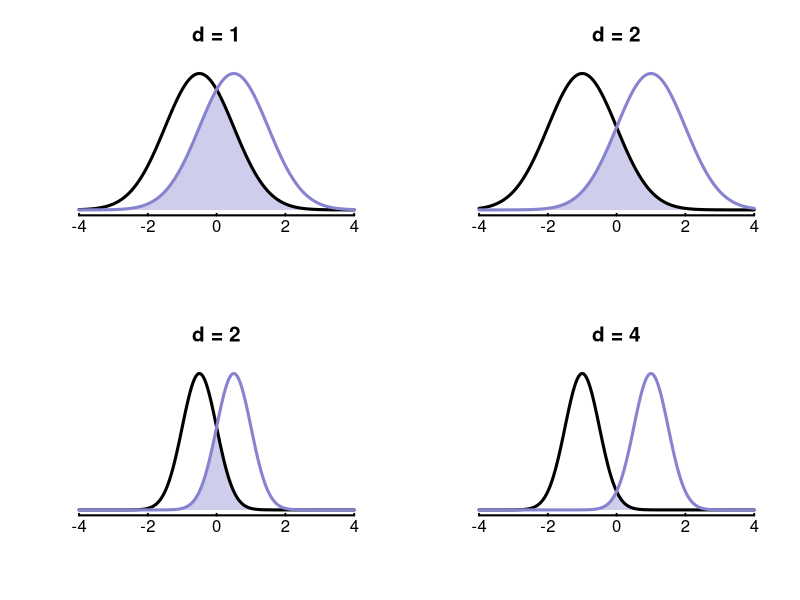
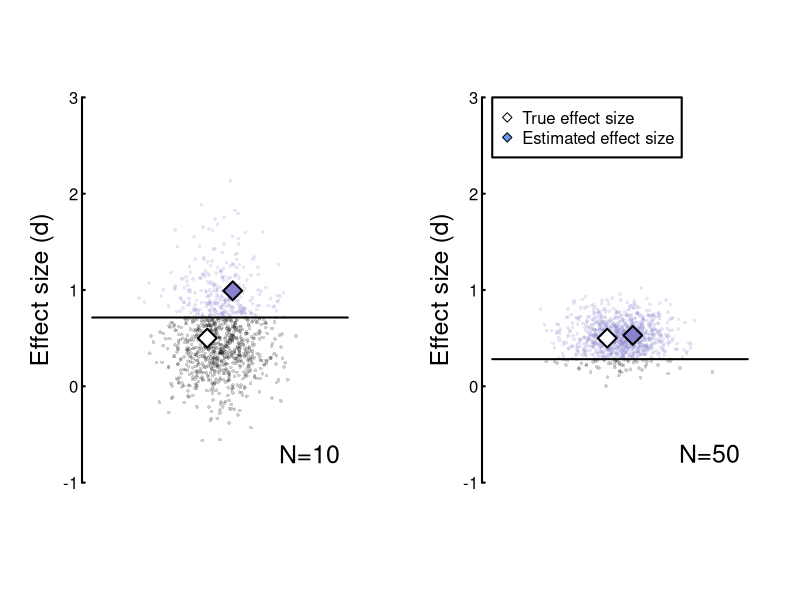
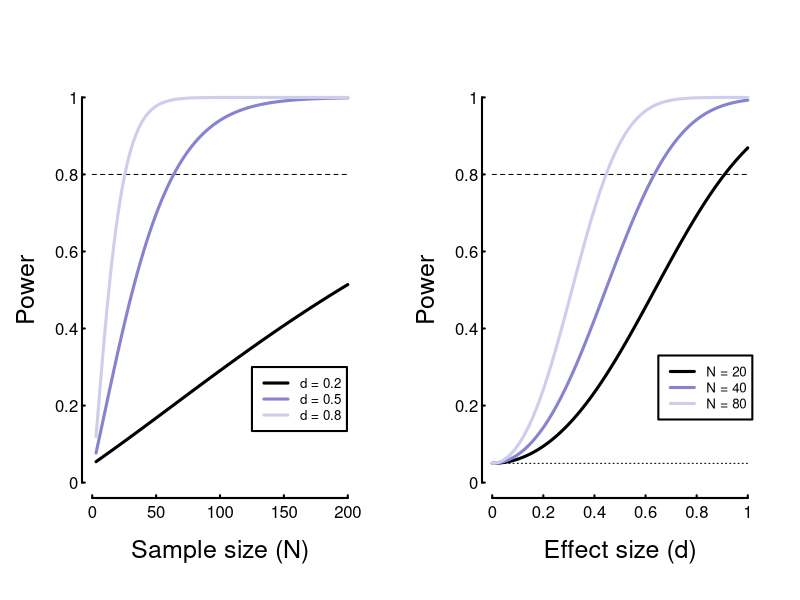
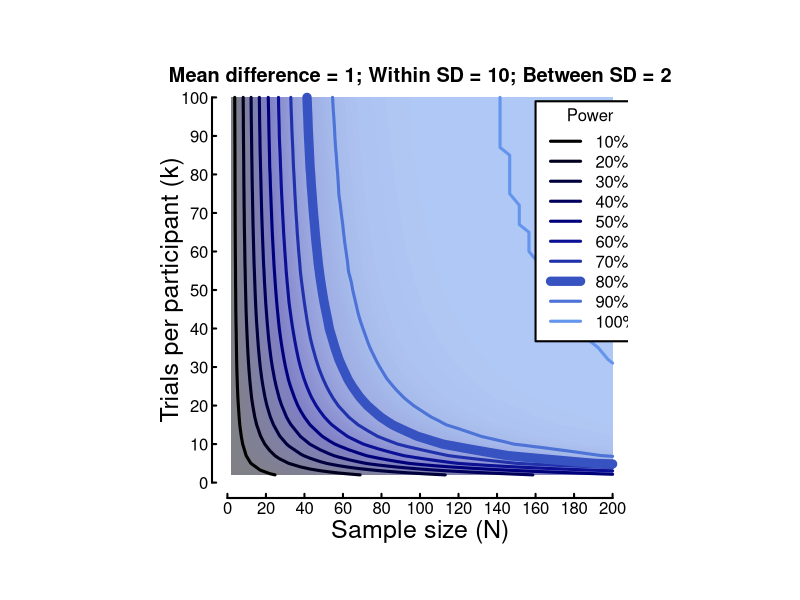
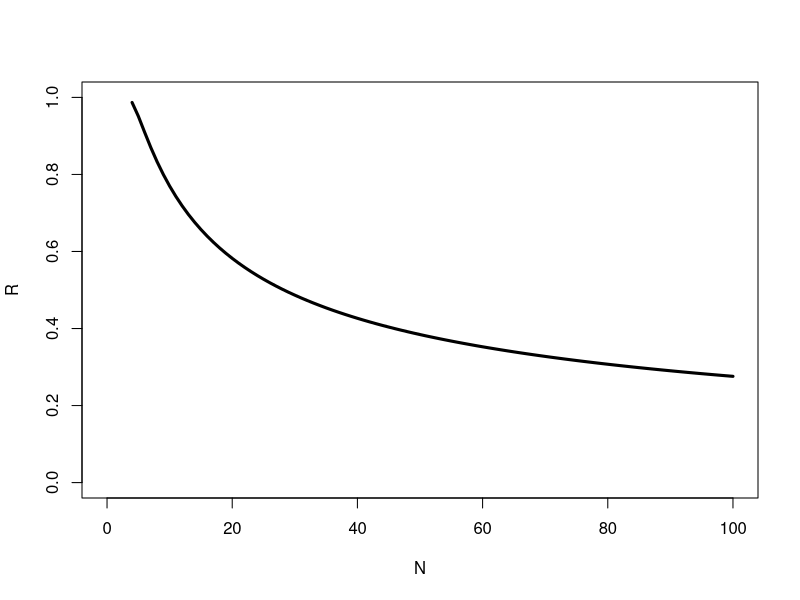

Write the R code that produced these figures, in order.
# install and load pwr library for power analysis
install.packages('pwr')
library(pwr)

# set outputplot to 2 for saving as PDF (change to 1 if you want EPS)
outputplot <- 2
# set colours for all plots
pal2tone <- c('#8783CF','#10069F','#CFCDEC')  # blue 072

# helper functions that produce alpha transparency
addalpha <- function(col, alpha=1){apply(sapply(col, col2rgb)/255, 2, function(x) rgb(x[1], x[2], x[3], alpha=alpha))}
flatalpha <- function(col, alpha=1){apply(sapply(col, col2rgb)/255, 2, function(x) rgb(x[1]*alpha + 1-alpha, x[2]*alpha + 1-alpha, x[3]*alpha + 1-alpha))}

# Chapter 5 figures ---------------------------------------------------------------
chapter <- 5
figno <- 1

if(outputplot==1){postscript(paste('figures/Figure ',chapter,'.',figno,'.eps',sep=''), horizontal = FALSE, onefile = FALSE, paper = "special", height = 7, width = 9)}
if(outputplot==2){pdf(paste('figures/Figure ',chapter,'.',figno,'.pdf',sep=''), bg="transparent", height = 7, width = 9)}

par(mfrow=c(2,2), las=1)  # divide the plot into four panels

xvals <- seq(-4,4,0.01)
temp <- dnorm(xvals,mean=-0.5,sd=1)

plot(x=NULL,y=NULL,xlim=c(-4,4),ylim=c(0,1),axes=FALSE, ann=FALSE)
axis(1, at=seq(-4,4,2), tck=0.01, lab=F, lwd=2)
mtext(text=seq(-4,4,2), side = 1, at=seq(-4,4,2), line=0.2, las=1)
overlap <- pmin(dnorm(xvals,mean=-0.5,sd=1)/max(temp),dnorm(xvals,mean=0.5,sd=1)/max(temp))
polygon(xvals,overlap,col=pal2tone[3],border=NA)
lines(xvals,dnorm(xvals,mean=-0.5,sd=1)/max(temp),lwd=3)
lines(xvals,dnorm(xvals,mean=0.5,sd=1)/max(temp),lwd=3,col=pal2tone[1])
title(main='d = 1',cex.main=1.5)

plot(x=NULL,y=NULL,xlim=c(-4,4),ylim=c(0,1),axes=FALSE, ann=FALSE)
axis(1, at=seq(-4,4,2), tck=0.01, lab=F, lwd=2)
mtext(text=seq(-4,4,2), side = 1, at=seq(-4,4,2), line=0.2, las=1)
overlap <- pmin(dnorm(xvals,mean=-1,sd=1)/max(temp),dnorm(xvals,mean=1,sd=1)/max(temp))
polygon(xvals,overlap,col=pal2tone[3],border=NA)
lines(xvals,dnorm(xvals,mean=-1,sd=1)/max(temp),lwd=3)
lines(xvals,dnorm(xvals,mean=1,sd=1)/max(temp),lwd=3,col=pal2tone[1])
title(main='d = 2',cex.main=1.5)

temp <- dnorm(xvals,mean=-0.5,sd=0.5)
plot(x=NULL,y=NULL,xlim=c(-4,4),ylim=c(0,1),axes=FALSE, ann=FALSE)
axis(1, at=seq(-4,4,2), tck=0.01, lab=F, lwd=2)
mtext(text=seq(-4,4,2), side = 1, at=seq(-4,4,2), line=0.2, las=1)
overlap <- pmin(dnorm(xvals,mean=-0.5,sd=0.5)/max(temp),dnorm(xvals,mean=0.5,sd=0.5)/max(temp))
polygon(xvals,overlap,col=pal2tone[3],border=NA)
lines(xvals,dnorm(xvals,mean=-0.5,sd=0.5)/max(temp),lwd=3)
lines(xvals,dnorm(xvals,mean=0.5,sd=0.5)/max(temp),lwd=3,col=pal2tone[1])
title(main='d = 2',cex.main=1.5)

plot(x=NULL,y=NULL,xlim=c(-4,4),ylim=c(0,1),axes=FALSE, ann=FALSE)
axis(1, at=seq(-4,4,2), tck=0.01, lab=F, lwd=2)
mtext(text=seq(-4,4,2), side = 1, at=seq(-4,4,2), line=0.2, las=1)
overlap <- pmin(dnorm(xvals,mean=-1,sd=0.5)/max(temp),dnorm(xvals,mean=1,sd=0.5)/max(temp))
polygon(xvals,overlap,col=pal2tone[3],border=NA)
lines(xvals,dnorm(xvals,mean=-1,sd=0.5)/max(temp),lwd=3)
lines(xvals,dnorm(xvals,mean=1,sd=0.5)/max(temp),lwd=3,col=pal2tone[1])
title(main='d = 4',cex.main=1.5)
if(outputplot>0){dev.off()}  # this line goes after you've finished plotting (to output the example below, move it to the bottom of the script)


figno <- figno + 1
if(outputplot==1){cairo_ps(paste('figures/Figure ',chapter,'.',figno,'.eps',sep=''), onefile = FALSE, height = 4.5, width = 7, fallback_resolution = 600)}
if(outputplot==2){pdf(paste('figures/Figure ',chapter,'.',figno,'.pdf',sep=''), bg="transparent", height = 4.5, width = 7)}

par(mfrow=c(1,2), las=1)

truemean <- 1
trueSD <- 2
nreps <- 1000
N <- 10
sampled <- NULL
allp <- NULL
issig <- (1:nreps)*0
for (i in 1:nreps){
  sampledata <- rnorm(N,mean=truemean,sd=trueSD)
  sampled[i] <- mean(sampledata)/sd(sampledata)
  output <- t.test(sampledata)
  allp[i] <- output$p.value
  if (output$p.value<0.05){issig[i] <- 1}
}

plot(x=NULL,y=NULL,xlim=c(-1,1),ylim=c(-1,3),axes=FALSE, ann=FALSE)
axis(2, at=-1:3, tck=0.01, lab=F, lwd=2)
mtext(text = -1:3, side = 2, at=-1:3, line=0.2, las=1)
title(ylab="Effect size (d)", col.lab=rgb(0,0,0), line=1.5, cex.lab=1.5)

for (i in 1:nreps){
  if (issig[i]){points(rnorm(1)*0.2,sampled[i],pch=16,cex=0.5,col=addalpha(pal2tone[1],alpha=0.2))}
  if (!issig[i]){points(rnorm(1)*0.2,sampled[i],pch=16,cex=0.5,col=rgb(0,0,0,alpha=0.2))}
}
points(-0.1,truemean/trueSD,pch=23,cex=2,lwd=2,bg='white')
points(0.1,mean(sampled[which(issig>0)]),pch=23,cex=2,lwd=2,bg=pal2tone[1])
lines(c(-1,1),c(max(sampled[which(issig==0)]),max(sampled[which(issig==0)])),lwd=2)
text(0.7,-0.7,'N=10',cex=1.5)

N <- 50
sampled <- NULL
allp <- NULL
issig <- (1:nreps)*0
for (i in 1:nreps){
  sampledata <- rnorm(N,mean=truemean,sd=trueSD)
  sampled[i] <- mean(sampledata)/sd(sampledata)
  output <- t.test(sampledata)
  allp[i] <- output$p.value
  if (output$p.value<0.05){issig[i] <- 1}
}

plot(x=NULL,y=NULL,xlim=c(-1,1),ylim=c(-1,3),axes=FALSE, ann=FALSE)
axis(2, at=-1:3, tck=0.01, lab=F, lwd=2)
mtext(text = -1:3, side = 2, at=-1:3, line=0.2, las=1)
title(ylab="Effect size (d)", col.lab=rgb(0,0,0), line=1.5, cex.lab=1.5)

for (i in 1:nreps){
  if (issig[i]){points(rnorm(1)*0.2,sampled[i],pch=16,cex=0.5,col=addalpha(pal2tone[1],alpha=0.2))}
  if (!issig[i]){points(rnorm(1)*0.2,sampled[i],pch=16,cex=0.5,col=rgb(0,0,0,alpha=0.2))}
}
points(-0.1,truemean/trueSD,pch=23,cex=2,lwd=2,bg='white')
points(0.1,mean(sampled[which(issig>0)]),pch=23,cex=2,lwd=2,bg=pal2tone[1])
lines(c(-1,1),c(max(sampled[which(issig==0)]),max(sampled[which(issig==0)])),lwd=2)
text(0.7,-0.7,'N=50',cex=1.5)

legend(-1,3,c('True effect size','Estimated effect size'),pch=23,pt.bg=c('white','cornflowerblue'),box.lwd=2)

if(outputplot>0){dev.off()}  # this line goes after you've finished plotting (to output the example below, move it to the bottom of the script)



figno <- figno + 1
if(outputplot==1){postscript(paste('figures/Figure ',chapter,'.',figno,'.eps',sep=''), horizontal = FALSE, onefile = FALSE, paper = "special", height = 5, width = 9)}
if(outputplot==2){pdf(paste('figures/Figure ',chapter,'.',figno,'.pdf',sep=''), bg="transparent", height = 5, width = 9)}

par(mfrow=c(1,2), las=1)

nlist <- 3:200
powersmall <- pwr.t.test(n=nlist,d=0.2,sig.level=0.05)
powermid <- pwr.t.test(n=nlist,d=0.5,sig.level=0.05)
powerlarge <- pwr.t.test(n=nlist,d=0.8,sig.level=0.05)
plot(x=NULL,y=NULL,xlim=c(0,max(nlist)),ylim=c(0,1),axes=FALSE, ann=FALSE)
axis(1, at=seq(0,200,50), tck=0.01, lab=F, lwd=2)
axis(2, at=seq(0,1,0.2), tck=0.01, lab=F, lwd=2)
mtext(text = seq(0,200,50), side = 1, at=seq(0,200,50), line=0.2, las=1)
mtext(text = seq(0,1,0.2), side = 2, at=seq(0,1,0.2), line=0.2, las=1)
lines(c(0,max(nlist)),c(0.8,0.8),lty=2)
lines(nlist,powersmall$power,col='black',lwd=3)
lines(nlist,powermid$power,col=pal2tone[1],lwd=3)
lines(nlist,powerlarge$power,col=pal2tone[3],lwd=3)
title(xlab="Sample size (N)", col.lab=rgb(0,0,0), line=2.2, cex.lab=1.5)    # titles for axes
title(ylab="Power", col.lab=rgb(0,0,0), line=2.2, cex.lab=1.5)
legend(125,0.3,c('d = 0.2','d = 0.5','d = 0.8'),lwd=3,col=c('black',pal2tone[1],pal2tone[3]),cex=0.8,box.lwd=2)


effectsizes <- seq(0,1,0.001)
powersmall <- pwr.t.test(n=20,d=effectsizes,sig.level=0.05)
powermid <- pwr.t.test(n=40,d=effectsizes,sig.level=0.05)
powerlarge <- pwr.t.test(n=80,d=effectsizes,sig.level=0.05)
plot(x=NULL,y=NULL,xlim=c(0,max(effectsizes)),ylim=c(0,1),axes=FALSE, ann=FALSE)
axis(1, at=seq(0,1,0.2), tck=0.01, lab=F, lwd=2)
axis(2, at=seq(0,1,0.2), tck=0.01, lab=F, lwd=2)
mtext(text = seq(0,1,0.2), side = 1, at=seq(0,1,0.2), line=0.2, las=1)
mtext(text = seq(0,1,0.2), side = 2, at=seq(0,1,0.2), line=0.2, las=1)
lines(c(0,max(effectsizes)),c(0.8,0.8),lty=2)
lines(c(0,max(effectsizes)),c(0.05,0.05),lty=3)
lines(effectsizes,powersmall$power,col='black',lwd=3)
lines(effectsizes,powermid$power,col=pal2tone[1],lwd=3)
lines(effectsizes,powerlarge$power,col=pal2tone[3],lwd=3)
title(xlab="Effect size (d)", col.lab=rgb(0,0,0), line=2.2, cex.lab=1.5)    # titles for axes
title(ylab="Power", col.lab=rgb(0,0,0), line=2.2, cex.lab=1.5)
legend(0.65,0.33,c('N = 20','N = 40','N = 80'),lwd=3,col=c('black',pal2tone[1],pal2tone[3]),cex=0.8,box.lwd=2)

if(outputplot>0){dev.off()}  # this line goes after you've finished plotting (to output the example below, move it to the bottom of the script)



figno <- figno + 1
if(outputplot==1){postscript(paste('figures/Figure ',chapter,'.',figno,'.eps',sep=''), horizontal = FALSE, onefile = FALSE, paper = "special", height = 8, width = 8)}
if(outputplot==2){pdf(paste('figures/Figure ',chapter,'.',figno,'.pdf',sep=''), bg="transparent", height = 8, width = 8)}

maxsubjs <- 200
maxtrials <- 100
intrapSD <- 10
interpSD <- 2
groupmean <- 1
alphalevel <- 0.05
nsubjs <- unique(round(seq(2,maxsubjs,length=40)))
nsamplevect <- unique(round(seq(2,maxtrials,length=40)))

powerlist <- matrix(0,nrow=length(nsubjs),ncol=length(nsamplevect))
for (smp in 1:length(nsamplevect)){
  for (s in 1:length(nsubjs)){
    sampleSD <- sqrt(interpSD^2 + (intrapSD^2)/nsamplevect[smp])
    destimate <- groupmean/sampleSD
    p <- pwr::pwr.t.test(d=destimate,n=nsubjs[s],sig.level=alphalevel,type="one.sample",alternative='two.sided')
    powerlist[s,smp] <- p$power
  }}
powerlist <- round(powerlist*1000)/1000
par(pty="s")  # make axis square

plotlims <- c(0,maxsubjs,0,maxtrials)  # define the x and y limits of the plot (minx,maxx,miny,maxy)
ticklocsx <- seq(0,maxsubjs,round(maxsubjs/10))    # locations of tick marks on x axis
ticklocsy <- seq(0,maxtrials,round(maxtrials/10))    # locations of tick marks on y axis
ticklabelsx <- ticklocsx        # set labels for x ticks
ticklabelsy <- ticklocsy    # set labels for y ticks

ramp <- colorRamp(c("black","darkblue","cornflowerblue"))  # create a ramp from one colour to another
colmatrix <- rgb(ramp(seq(0, 1, length = 101)), max = 255)
for (n in 1:length(colmatrix)){colmatrix[n] <- flatalpha(colmatrix[n],alpha=0.5)}

plot(x=NULL,y=NULL,axes=FALSE, ann=FALSE, xlim=plotlims[1:2], ylim=plotlims[3:4])   
axis(1, at=ticklocsx, tck=0.01, lab=F, lwd=2)  
axis(2, at=ticklocsy, tck=0.01, lab=F, lwd=2)
mtext(text = ticklabelsx, side = 1, at=ticklocsx)  
mtext(text = ticklabelsy, side = 2, at=ticklocsy, line=0.2, las=1)  
title(xlab="Sample size (N)", col.lab=rgb(0,0,0), line=1.2, cex.lab=1.5)    # titles for axes
title(ylab="Trials per participant (k)", col.lab=rgb(0,0,0), line=1.5, cex.lab=1.5)
title(main=paste('Mean difference = ', groupmean, '; Within SD = ', intrapSD, '; Between SD = ', interpSD, sep=''), line=0)
.filled.contour(nsubjs,nsamplevect,powerlist,levels=seq(0,1,0.01),col=colmatrix)

cl <- contourLines(nsubjs,nsamplevect,powerlist,levels=seq(0.1,1,0.1))
colvect <- rgb(ramp(seq(0, 1, length = 10)), max = 255)
for (n in 1:length(cl)){
  temp <- cl[n]
  lines(temp[[1]]$x,temp[[1]]$y,col=colvect[temp[[1]]$level*10],lwd=3)
  if (temp[[1]]$level==0.8){lines(temp[[1]]$x,temp[[1]]$y,col=colvect[temp[[1]]$level*10],lwd=9)}
}

legend(0.8*maxsubjs, 0.99*maxtrials, c("10%","20%","30%","40%","50%","60%","70%","80%","90%","100%"), title="Power", bg='white',cex=1, col=colvect, lty=1, lwd=c(3,3,3,3,3,3,3,9,3,3), box.lwd=2)

if(outputplot>0){dev.off()}  # this line goes after you've finished plotting (to output the example below, move it to the bottom of the script)



figno <- figno + 1
if(outputplot==1){postscript(paste('figures/Figure ',chapter,'.',figno,'.eps',sep=''), horizontal = FALSE, onefile = FALSE, paper = "special", height = 4.5, width = 6.5)}
if(outputplot==2){pdf(paste('figures/Figure ',chapter,'.',figno,'.pdf',sep=''), bg="transparent", height = 4.5, width = 6.5)}

N <- 4:100
R <- NULL
for (n in 1:length(N)){
  output <- pwr.r.test(n=N[n], power=0.8, sig.level=0.05) 
  R[n] <- output$r
}
plot(N,R,type='l',lwd=3,xlim=c(0,100),ylim=c(0,1))

if(outputplot>0){dev.off()}  # this line goes after you've finished plotting (to output the example below, move it to the bottom of the script)
